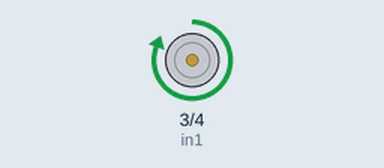
Simulated run of this sketch. Board: Arduino Uno, built with avr-gcc and run on an emulated ATmega328P. Parts: motor-driver pin pairs drawn as motors (green arrow = first pin HIGH = forward, orange = second pin HIGH = backward, longer = more drive, scaled by the enable pin). What the sketch prints to the serial monitor is not drawn.

Above: at 0.5 s.
Timing chart, 0 to 4.6 s (numbered marks = the images above):
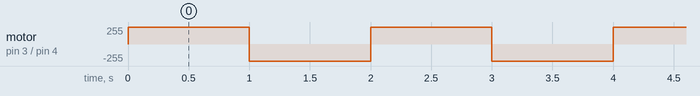

The sketch:

task1.ino
```cpp
int in1 = 3;
int in2 = 4;
int enA = 5;

void setup()
{
     pinMode(in1, OUTPUT);
     pinMode(in2, OUTPUT);
     pinMode(enA, OUTPUT);
     Serial.begin(115200);
}

void loop()
{
     digitalWrite(enA, HIGH);
     // ROtate in one direction
     digitalWrite(in1, HIGH);
     digitalWrite(in2, LOW);
     Serial.println("Rotate in one direction");
     delay(1000);

     // Rotate in Opposite direction
     digitalWrite(in1, LOW);
     digitalWrite(in2, HIGH);
     Serial.println("Rotate in Opposite direction");
     delay(1000);
}
```

Measured:
- by itself, motor on pin 3 (in1) / pin 4 (in2): alternates forward 255/255 for 1.0 s and backward 255/255 for 1.0 s
